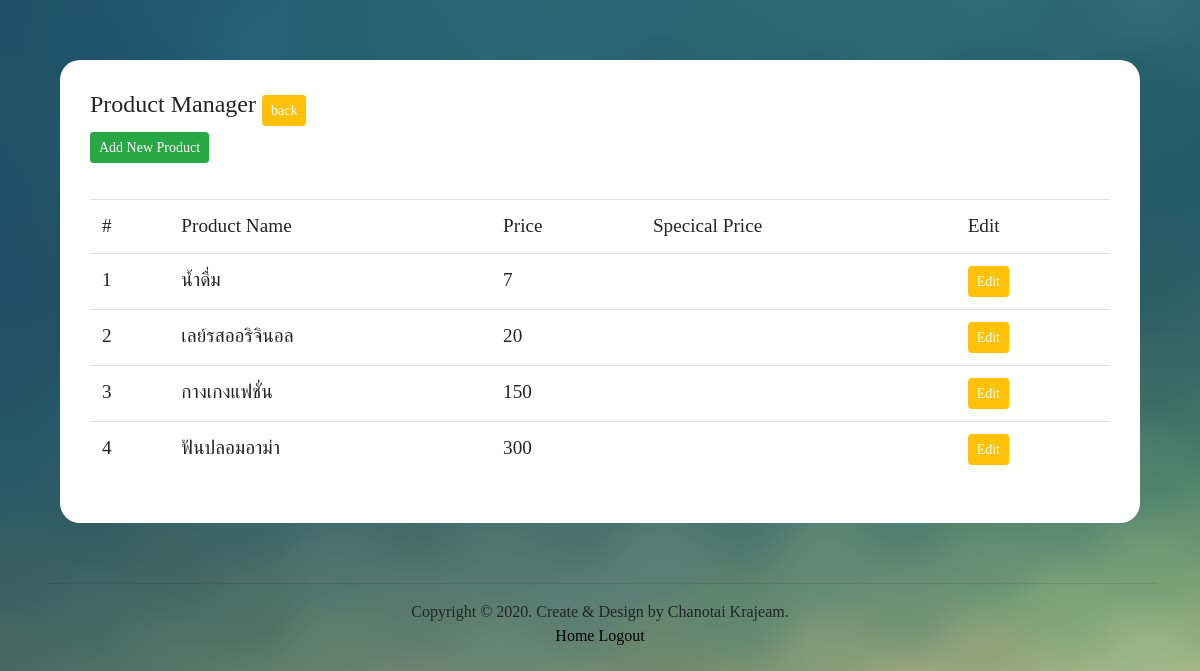
/backend.productmanager.php (signed in), run on the app's committed database.
### tables this page shows
CREATE TABLE `product` (
  `id` int(11) NOT NULL,
  `name` varchar(255) NOT NULL,
  `price` int(11) NOT NULL,
  `sprice` varchar(10) NOT NULL
);

### backend.productmanager.php (the view, shortened to what this page needs)
<?php
include_once('include/head.php');
if (isset($_SESSION['username'])) { ?>
	<div style="background-color: white; margin: 5%; padding: 30px; border-radius: 20px; font-family: 'Cloud-Bold'; font-size: 1.5rem;">
	<div class="row container">
		<h4>Product Manager&nbsp;</h4>
		<form method="post">
			<button name="back" value="back" class="btn btn-sm btn-warning" style="color: white;">back</button>
		</form>
	</div>
	<button class="btn btn-sm btn-success" data-toggle="collapse" data-target="#AddNewProduct">Add New Product</button>
	<div><br>
		<table class="table" style="font-size: 1.2rem; font-family: Cloud-Light;">
			<thead>
				<tr>
					<td>#</td>
					<td>Product Name</td>
					<td>Price</td>
					<td>Specical Price</td>
					<td>Edit</td>
				</tr>
			</thead>
			<tbody>
			<?php
				$sql = "SELECT * FROM product WHERE id > 0";
				$sql = $conn->query($sql);
				foreach ($sql as $key => $value) { ?>
				<tr>
					<td><?php echo $key + 1; ?></td>
					<td><?php echo $value['name']; ?></td>
					<td><?php echo $value['price']; ?></td>
					<td>
					</td>
					<td>
						<form method="post">
							<button class="btn btn-sm btn-warning" style="color: white;">Edit</button>
						</form>
					</td>
				</tr>
			<?php	} ?>
			</tbody>
		</table>
	</div>
</div>
<?php } else {
	header("location: index.php");
}
include_once('include/footer.php');
?>

### css/MyStyle.css (style rules this page uses)
body { background-image: url(../img/bg_1.jpg); background-attachment: fixed; font-family: Cloud-Light; }

### data on the page
product: name "น้ำดื่ม", price "7"
product: name "เลย์รสออริจินอล", price "20"
product: name "กางเกงแฟชั่น", price "150"
product: name "ฟันปลอมอาม่า", price "300"
